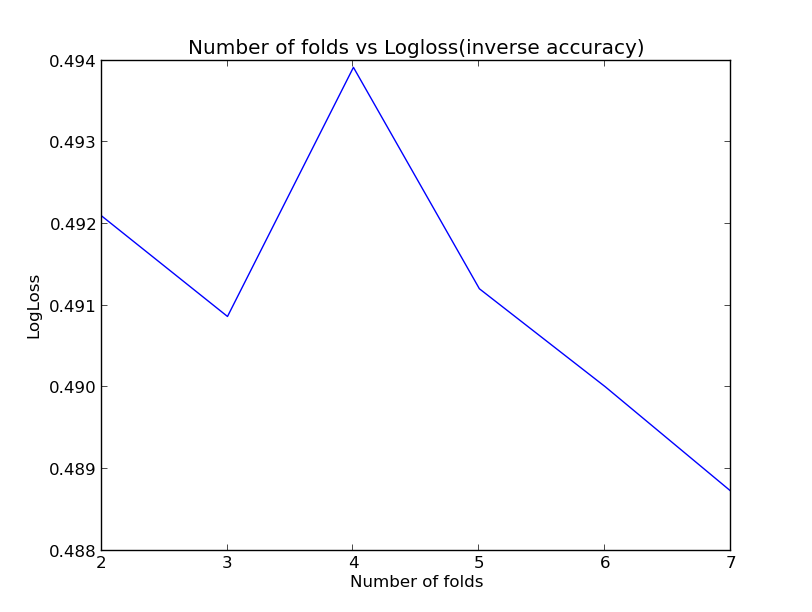

Write Python code to recreate this figure.
import math
import matplotlib.pyplot as plt
y=[0.49210039,0.490868714,0.49391924,0.49120819,0.49000761,0.488725404]
x=[2,3,4,5,6,7]
plt.plot(x, y)
plt.xlabel("Number of folds")
plt.ylabel("LogLoss")
plt.title("Number of folds vs Logloss(inverse accuracy)")
plt.show()
